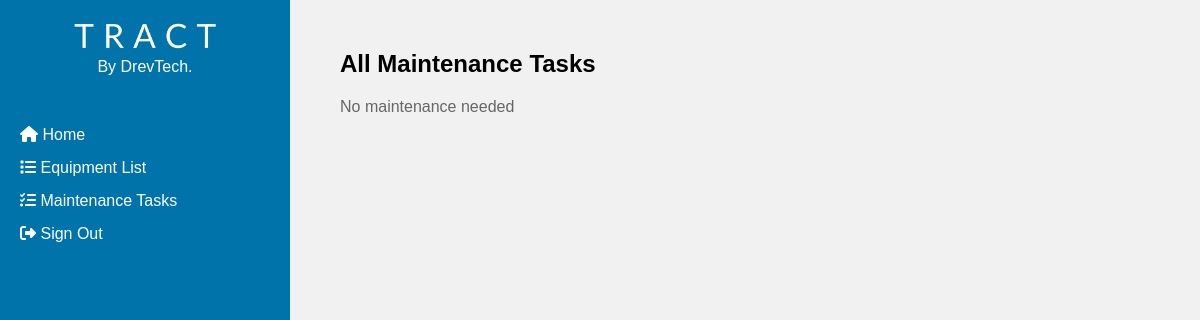
Before: /maintenance (signed in) with the older database file.
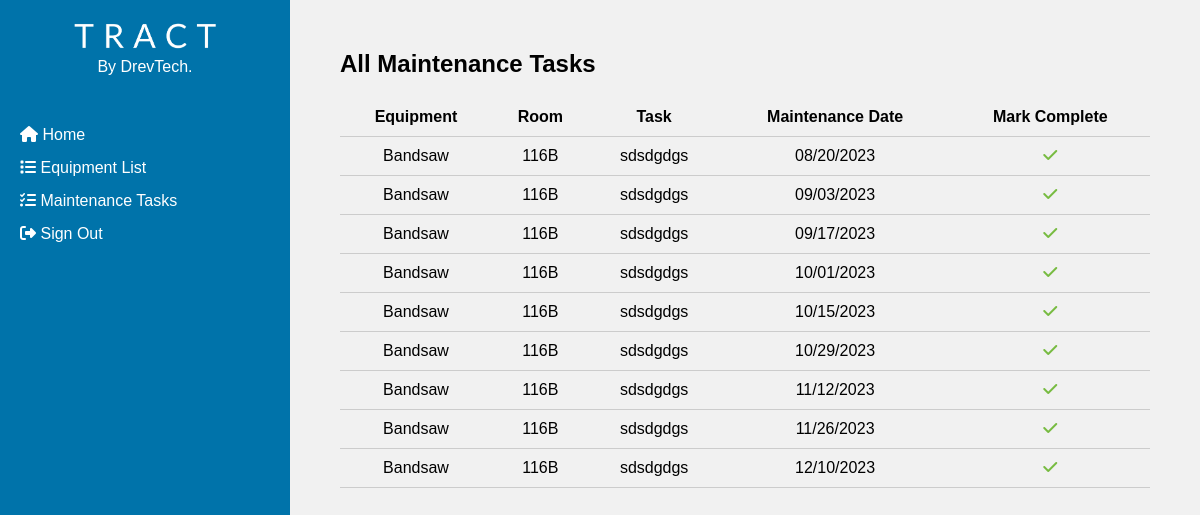
After: the same page with the newer database file.
### models.py (models this page shows, shortened)
class MaintenanceTask(Base):
    __tablename__ = 'maintenance_task'
    id = Column(Integer, primary_key=True)
    equipment_id = Column(Integer, ForeignKey('equipment.id'), nullable=False)
    description = Column(String(200), nullable=False)
    next_date = Column(DateTime, nullable=False)
    equipment = relationship('Equipment', backref=backref('maintenance_tasks', lazy=True))
    frequency = Column(String(20))
    occurrence = Column(Integer)

class Equipment(Base):
    __tablename__ = 'equipment'
    id = Column(Integer, primary_key=True)
    name = Column(String(80), nullable=False)
    room = Column(String(80), nullable=False)
    barcode = Column(String(120), unique=True, nullable=False)
    manual_id = Column(Integer, ForeignKey('manual.id'), nullable=True)
    is_active = Column(Boolean, default=True, nullable=True)

### app.py (the view)
    @app.route('/maintenance')
    @login_required
    def list_maintenance():
        upcoming_tasks = MaintenanceTask.query.order_by(MaintenanceTask.next_date.asc()).all()
        return render_template('list_maintenance.html', upcoming_tasks=upcoming_tasks)

### templates/list_maintenance.html (shortened to what this page needs)
<!DOCTYPE html>
{% import 'wtf.html' as wtf %}
<html>
<head>
</head>
<body>
{% extends 'basee.html' %}
{% block content %}
<div class="squeeze">
<div class="upcoming-tasks">
  <h2>All Maintenance Tasks</h2>
  {% if upcoming_tasks %}
  <table>
      <thead>
          <tr>
              <th>Equipment</th>
              <th>Room</th>
              <th>Task</th>
              <th>Maintenance Date</th>
              <th>Mark Complete</th>
          </tr>
      </thead>
      <tbody>
          {% for task in upcoming_tasks %}
          <tr>
              <td>{{ task.equipment.name }}</td>
              <td>{{ task.equipment.room }}</td>
              <td>{{ task.description }}</td>
              <td>{{ task.next_date.strftime('%m/%d/%Y') }}</td>
              <td>
                  <form action="{{ url_for('delete_maintenance', id=task.id, redirect_route='home') }}" method="post" style="display: inline-block;">
                      <button type="submit" style="background: none; border: none; padding: 0; font-size: inherit;">
                          <i class="fas fa-check" style="color: #77bb41;"></i>
                      </button>
                  </form>
              </td>
          </tr>
          {% endfor %}
      </tbody>
  </table>
  {% else %}
  <p>No maintenance needed</p>
  {% endif %}
</div>
</div>
{% endblock %}

Changed rows visible on the page:
added MaintenanceTask: equipment.name "Bandsaw", equipment.room "116B", description "sdsdgdgs", next_date "08/20/2023"
added MaintenanceTask: equipment.name "Bandsaw", equipment.room "116B", description "sdsdgdgs", next_date "09/03/2023"
added MaintenanceTask: equipment.name "Bandsaw", equipment.room "116B", description "sdsdgdgs", next_date "09/17/2023"
added MaintenanceTask: equipment.name "Bandsaw", equipment.room "116B", description "sdsdgdgs", next_date "10/01/2023"
added MaintenanceTask: equipment.name "Bandsaw", equipment.room "116B", description "sdsdgdgs", next_date "10/15/2023"
added MaintenanceTask: equipment.name "Bandsaw", equipment.room "116B", description "sdsdgdgs", next_date "10/29/2023"
added MaintenanceTask: equipment.name "Bandsaw", equipment.room "116B", description "sdsdgdgs", next_date "11/12/2023"
added MaintenanceTask: equipment.name "Bandsaw", equipment.room "116B", description "sdsdgdgs", next_date "11/26/2023"
added MaintenanceTask: equipment.name "Bandsaw", equipment.room "116B", description "sdsdgdgs", next_date "12/10/2023"
Other visible differences:
text no longer shown: "No maintenance needed"
text now shown: "Equipment Room Task Maintenance Date Mark Complete"
